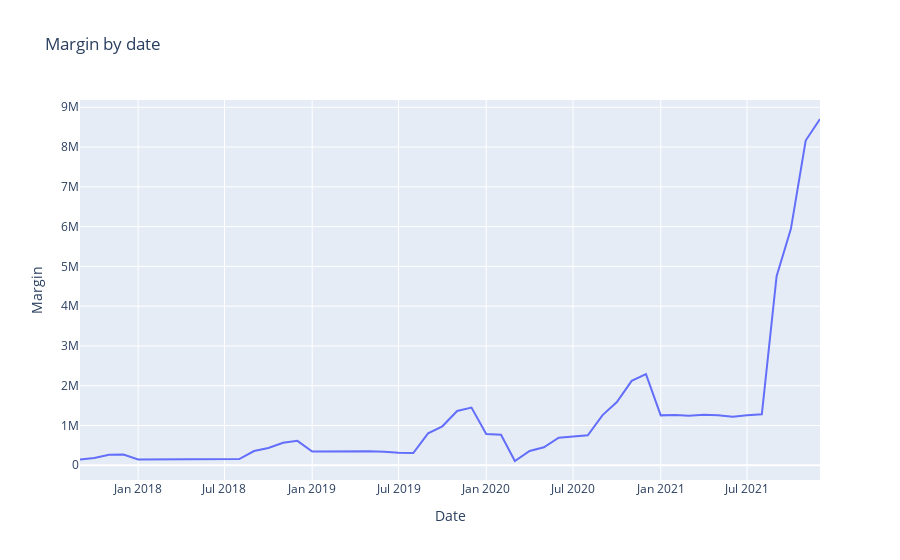

Notebook code for this chart:
### Code cell
fig_margin = px.line(re_pr_mar, x='date', y='margin', title='Margin by date')
fig_margin.update_layout(
    yaxis_title='Margin', 
    xaxis_title='Date'
)
fig_margin.show()
